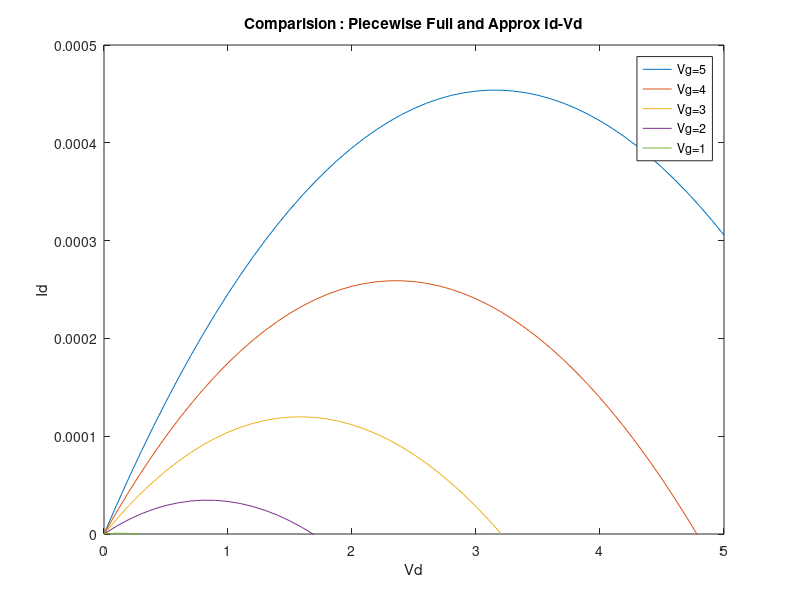

MATLAB code for this plot:
q=1.6e-19;
eps_0=8.85e-12;
kT=26e-3*q;
Vt=26e-3;

% semiconductor
Nsub=-3.5e17*1e6;
k_si=12;
ni=1.5e10*1e6;      
Eg=1.1*q;
eps_si=k_si*eps_0;
chi_si=4.05*q;
Na=abs(Nsub);
W=1e-6;
L=1e-6;
muf=200e-4;

% oxide
tox=10e-9;           % oxide thickness
k_ox=4; 
eps_ox=k_ox*eps_0; 
Cox=eps_ox/tox;

phi_m=chi_si/q;
phi_b=-sign(Nsub)*kT/q*log(abs(Nsub)/ni);
phi_s= chi_si/q + Eg/(2*q) + phi_b;
Vfb= phi_m - phi_s;     

% Pao-Sah solution at a Id = f_ps(Vg,Vd)

% 
% Vg=0:0.1:5;
% Vd=[  0.1 1 ];


w=sqrt(2*eps_si*phi_b/(q*Na));
Cd=eps_si/w;
m=1+Cd/Cox;

Vd=0:0.1:5;
Vg=1:1:5;

%Threshold voltage
psi_s=2*Vt*log(Na/ni); %psi_s=2*phi_b
psi_ox=(sqrt(2*eps_si*q*Na*psi_s))/Cox; %Voltage drop in oxide
Vth=psi_s+psi_ox+Vfb; %Threshold voltage



for j=1:length(Vd)
for i=1:length(Vg)
    if Vg(i)>=Vth
    temp1=((Vg(i)-Vfb-psi_s-(Vd(j)/2))*Vd(j));
    temp2=(2*sqrt(2*eps_si*q*Na)/(3*Cox));
    temp3=(((psi_s+Vd(j))^1.5)-(psi_s^1.5));
    Id(i,j)=muf*Cox*W/L*(temp1-temp2*temp3);  
    elseif Vg(i)<Vth
        Id(i,j)=muf*Cox*(W/L)*(m-1)*(Vt^2)*exp((Vg(i)-Vth)/(m*Vt))*(1-exp(-Vd(j)/Vt));
   
    end
end
end

 
 
%Vg,Vd format
 figure(1);
 
  
%Vg,Vd format
 figure(1);
 
  
% yyaxis left
% semilogy(Vg,Id(:,1))
% hold on
% semilogy(Vg,Id(:,2))
% hold on
% ylabel('Id');
% yyaxis right
% 
% plot(Vg,Id(:,1))
% hold on
% plot(Vg,Id(:,2))
% hold on
% ylabel('Id');
% plot(Vg,Id(:,3))
plot(Vd,Id(5,:))
 hold on 
 plot(Vd,Id(4,:))
 hold on 
 plot(Vd,Id(3,:))
 hold on
 plot(Vd,Id(2,:))
 hold on
 plot(Vd,Id(1,:))
 ylim([0,0.5e-3]);
 
 xlabel('Vd');
 ylabel('Id');
%title ('Id vs Vg for Piecewise Model-Full')
legend('Vg=5','Vg=4','Vg=3','Vg=2','Vg=1')
%legend('Vd=0.1','Vd=1')
%ylim([0, 2.5e-4])
title('Comparision : Piecewise Full and Approx Id-Vd')
 
 
 